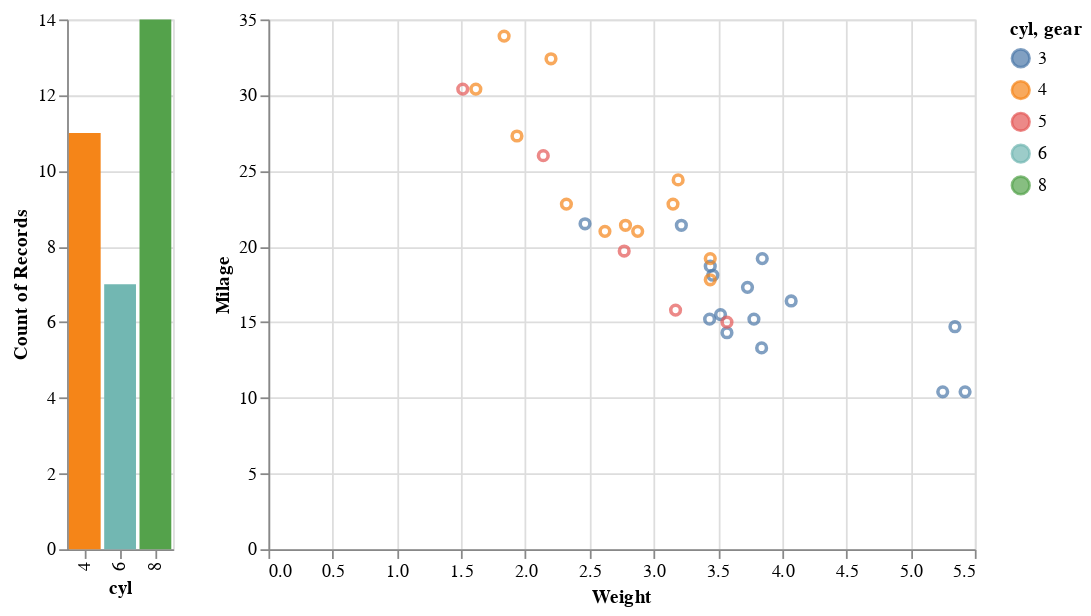

Write notebook code for a chart like this one.
### Code cell
myselect2 = alt.selection_interval()

points = chart.mark_point().encode(
    alt.X('wt:Q', title="Weight"),
    alt.Y('mpg:Q', title = "Milage"),
    color = alt.condition(myselect2,'gear:N', alt.value('black'))
).add_selection(myselect2)

bars = chart.mark_bar().encode(
    x='cyl:N',
    color='cyl:N',
    y='count(cyl):Q'
).transform_filter(
    myselect2
)

bars | points

### Figure 1 — Vega-Lite specification as saved in the notebook (floating-point values rounded to 4 significant figures)
{"config": {"view": {"continuousWidth": 400, "continuousHeight": 300}}, "hconcat": [{"mark": "bar", "encoding": {"color": {"type": "nominal", "field": "cyl"}, "x": {"type": "nominal", "field": "cyl"}, "y": {"type": "quantitative", "aggregate": "count", "field": "cyl"}}, "transform": [{"filter": {"selection": "selector003"}}]}, {"mark": "point", "encoding": {"color": {"condition": {"type": "nominal", "field": "gear", "selection": "selector003"}, "value": "black"}, "x": {"type": "quantitative", "field": "wt", "title": "Weight"}, "y": {"type": "quantitative", "field": "mpg", "title": "Milage"}}, "selection": {"selector003": {"type": "interval"}}}], "data": {"name": "data-3b74de0d2593e2731821517052888931"}, "$schema": "https://vega.github.io/schema/vega-lite/v4.8.1.json", "datasets": {"data-3b74de0d2593e2731821517052888931": [{"model": "Mazda RX4", "mpg": 21.0, "cyl": 6, "disp": 160.0, "hp": 110, "drat": 3.9, "wt": 2.62, "qsec": 16.46, "vs": 0, "am": 1, "gear": 4, "carb": 4}, {"model": "Mazda RX4 Wag", "mpg": 21.0, "cyl": 6, "disp": 160.0, "hp": 110, "drat": 3.9, "wt": 2.875, "qsec": 17.02, "vs": 0, "am": 1, "gear": 4, "carb": 4}, {"model": "Datsun 710", "mpg": 22.8, "cyl": 4, "disp": 108.0, "hp": 93, "drat": 3.85, "wt": 2.32, "qsec": 18.61, "vs": 1, "am": 1, "gear": 4, "carb": 1}, {"model": "Hornet 4 Drive", "mpg": 21.4, "cyl": 6, "disp": 258.0, "hp": 110, "drat": 3.08, "wt": 3.215, "qsec": 19.44, "vs": 1, "am": 0, "gear": 3, "carb": 1}, {"model": "Hornet Sportabout", "mpg": 18.7, "cyl": 8, "disp": 360.0, "hp": 175, "drat": 3.15, "wt": 3.44, "qsec": 17.02, "vs": 0, "am": 0, "gear": 3, "carb": 2}, {"model": "Valiant", "mpg": 18.1, "cyl": 6, "disp": 225.0, "hp": 105, "drat": 2.76, "wt": 3.46, "qsec": 20.22, "vs": 1, "am": 0, "gear": 3, "carb": 1}, {"model": "Duster 360", "mpg": 14.3, "cyl": 8, "disp": 360.0, "hp": 245, "drat": 3.21, "wt": 3.57, "qsec": 15.84, "vs": 0, "am": 0, "gear": 3, "carb": 4}, {"model": "Merc 240D", "mpg": 24.4, "cyl": 4, "disp": 146.7, "hp": 62, "drat": 3.69, "wt": 3.19, "qsec": 20.0, "vs": 1, "am": 0, "gear": 4, "carb": 2}, {"model": "Merc 230", "mpg": 22.8, "cyl": 4, "disp": 140.8, "hp": 95, "drat": 3.92, "wt": 3.15, "qsec": 22.9, "vs": 1, "am": 0, "gear": 4, "carb": 2}, {"model": "Merc 280", "mpg": 19.2, "cyl": 6, "disp": 167.6, "hp": 123, "drat": 3.92, "wt": 3.44, "qsec": 18.3, "vs": 1, "am": 0, "gear": 4, "carb": 4}, {"model": "Merc 280C", "mpg": 17.8, "cyl": 6, "disp": 167.6, "hp": 123, "drat": 3.92, "wt": 3.44, "qsec": 18.9, "vs": 1, "am": 0, "gear": 4, "carb": 4}, {"model": "Merc 450SE", "mpg": 16.4, "cyl": 8, "disp": 275.8, "hp": 180, "drat": 3.07, "wt": 4.07, "qsec": 17.4, "vs": 0, "am": 0, "gear": 3, "carb": 3}, {"model": "Merc 450SL", "mpg": 17.3, "cyl": 8, "disp": 275.8, "hp": 180, "drat": 3.07, "wt": 3.73, "qsec": 17.6, "vs": 0, "am": 0, "gear": 3, "carb": 3}, {"model": "Merc 450SLC", "mpg": 15.2, "cyl": 8, "disp": 275.8, "hp": 180, "drat": 3.07, "wt": 3.78, "qsec": 18.0, "vs": 0, "am": 0, "gear": 3, "carb": 3}, {"model": "Cadillac Fleetwood", "mpg": 10.4, "cyl": 8, "disp": 472.0, "hp": 205, "drat": 2.93, "wt": 5.25, "qsec": 17.98, "vs": 0, "am": 0, "gear": 3, "carb": 4}, {"model": "Lincoln Continental", "mpg": 10.4, "cyl": 8, "disp": 460.0, "hp": 215, "drat": 3.0, "wt": 5.424, "qsec": 17.82, "vs": 0, "am": 0, "gear": 3, "carb": 4}, {"model": "Chrysler Imperial", "mpg": 14.7, "cyl": 8, "disp": 440.0, "hp": 230, "drat": 3.23, "wt": 5.345, "qsec": 17.42, "vs": 0, "am": 0, "gear": 3, "carb": 4}, {"model": "Fiat 128", "mpg": 32.4, "cyl": 4, "disp": 78.7, "hp": 66, "drat": 4.08, "wt": 2.2, "qsec": 19.47, "vs": 1, "am": 1, "gear": 4, "carb": 1}, {"model": "Honda Civic", "mpg": 30.4, "cyl": 4, "disp": 75.7, "hp": 52, "drat": 4.93, "wt": 1.615, "qsec": 18.52, "vs": 1, "am": 1, "gear": 4, "carb": 2}, {"model": "Toyota Corolla", "mpg": 33.9, "cyl": 4, "disp": 71.1, "hp": 65, "drat": 4.22, "wt": 1.835, "qsec": 19.9, "vs": 1, "am": 1, "gear": 4, "carb": 1}, {"model": "Toyota Corona", "mpg": 21.5, "cyl": 4, "disp": 120.1, "hp": 97, "drat": 3.7, "wt": 2.465, "qsec": 20.01, "vs": 1, "am": 0, "gear": 3, "carb": 1}, {"model": "Dodge Challenger", "mpg": 15.5, "cyl": 8, "disp": 318.0, "hp": 150, "drat": 2.76, "wt": 3.52, "qsec": 16.87, "vs": 0, "am": 0, "gear": 3, "carb": 2}, {"model": "AMC Javelin", "mpg": 15.2, "cyl": 8, "disp": 304.0, "hp": 150, "drat": 3.15, "wt": 3.435, "qsec": 17.3, "vs": 0, "am": 0, "gear": 3, "carb": 2}, {"model": "Camaro Z28", "mpg": 13.3, "cyl": 8, "disp": 350.0, "hp": 245, "drat": 3.73, "wt": 3.84, "qsec": 15.41, "vs": 0, "am": 0, "gear": 3, "carb": 4}, {"model": "Pontiac Firebird", "mpg": 19.2, "cyl": 8, "disp": 400.0, "hp": 175, "drat": 3.08, "wt": 3.845, "qsec": 17.05, "vs": 0, "am": 0, "gear": 3, "carb": 2}, {"model": "Fiat X1-9", "mpg": 27.3, "cyl": 4, "disp": 79.0, "hp": 66, "drat": 4.08, "wt": 1.935, "qsec": 18.9, "vs": 1, "am": 1, "gear": 4, "carb": 1}, {"model": "Porsche 914-2", "mpg": 26.0, "cyl": 4, "disp": 120.3, "hp": 91, "drat": 4.43, "wt": 2.14, "qsec": 16.7, "vs": 0, "am": 1, "gear": 5, "carb": 2}, {"model": "Lotus Europa", "mpg": 30.4, "cyl": 4, "disp": 95.1, "hp": 113, "drat": 3.77, "wt": 1.513, "qsec": 16.9, "vs": 1, "am": 1, "gear": 5, "carb": 2}, {"model": "Ford Pantera L", "mpg": 15.8, "cyl": 8, "disp": 351.0, "hp": 264, "drat": 4.22, "wt": 3.17, "qsec": 14.5, "vs": 0, "am": 1, "gear": 5, "carb": 4}, {"model": "Ferrari Dino", "mpg": 19.7, "cyl": 6, "disp": 145.0, "hp": 175, "drat": 3.62, "wt": 2.77, "qsec": 15.5, "vs": 0, "am": 1, "gear": 5, "carb": 6}, {"model": "Maserati Bora", "mpg": 15.0, "cyl": 8, "disp": 301.0, "hp": 335, "drat": 3.54, "wt": 3.57, "qsec": 14.6, "vs": 0, "am": 1, "gear": 5, "carb": 8}, {"model": "Volvo 142E", "mpg": 21.4, "cyl": 4, "disp": 121.0, "hp": 109, "drat": 4.11, "wt": 2.78, "qsec": 18.6, "vs": 1, "am": 1, "gear": 4, "carb": 2}]}}
